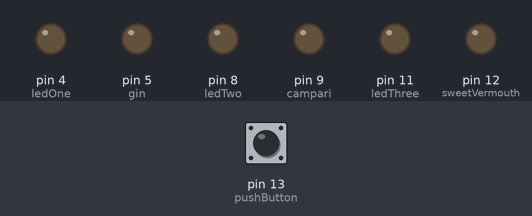
Bench run of a sketch on a simulated Arduino Uno, built with avr-gcc and run on an emulated ATmega328P. Shown: output pins drawn as LEDs (lit = HIGH). Inputs (shaded band) come from the test bench; at power-on: pin 13 (pushButton) LOW.

Above: at 1.2 s.
1.3 s: pin 13 (pushButton) pulled HIGH for 0.15 s
At 1.6 s:
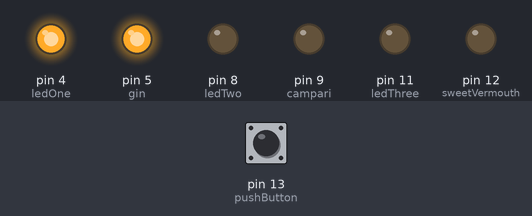
At 6.6 s:
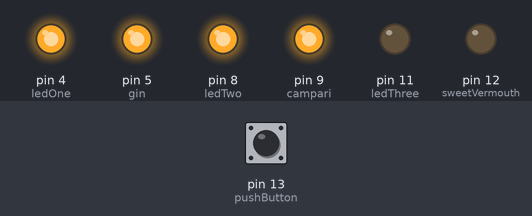
Timing chart, 0 to 17.8 s (numbered marks = the images above; inputs shaded):
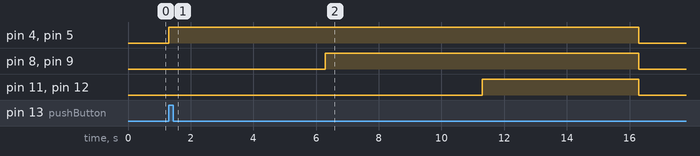

The sketch:

negroni-test-02.ino
```cpp
int gin = 5;            //assign 1st Solenoid to pin 5
int ledOne = 4;         //assign 1st LED to pin 4
int campari = 9;        //assign 2nd Solenoid to pin 9
int ledTwo = 8;         //assign 2nd LED to pin 8
int sweetVermouth = 12; //assign 3rd Solenoid to pin 12
int ledThree = 11;      //assign 3rd LED to pin 11
int pushButton = 13;     //push button to start dispenser
int switchState = 0;


void setup() {
  Serial.begin(9600);
  pinMode(gin, OUTPUT);               //define 1 Solenoid as an output
  pinMode(ledOne, OUTPUT);            //define 1 LED as an ouput
  pinMode(campari, OUTPUT);           //define 2 Solenoid as an output
  pinMode(ledTwo, OUTPUT);            //define 2 LED as an ouput
  pinMode(sweetVermouth, OUTPUT);     //define 3 Solenoid as an output
  pinMode(ledThree, OUTPUT);          //define 3 LED as an ouput
  pinMode(pushButton, INPUT);         //declare pushbutton as an input
}

void loop() {
  switchState = digitalRead(pushButton);
  if (switchState ==  HIGH) {
  //when button is pressed an LED will show which solenoid is running

    //NEGRONI ON
    digitalWrite(gin, HIGH);            //OPENS solenoid 1
    digitalWrite(ledOne, HIGH);         //LED 1 is ON
    delay(5000);                        //5 second delay
    digitalWrite(campari, HIGH);        //OPENS solenoid 2
    digitalWrite(ledTwo, HIGH);         //LED 2 is ON
    delay(5000);                        //5 second delay
    digitalWrite(sweetVermouth, HIGH);  //OPENS solenoid 3
    digitalWrite(ledThree, HIGH);       //LED 3 is ON
    delay(5000);                        //5 second delay

  } else {

    //NEGRONI OFF
    digitalWrite(gin, LOW);           //solenoid 1 is closed
    digitalWrite(ledOne, LOW);        //LED 1 is OFF
    digitalWrite(campari, LOW);       //solenoid 2 is closed
    digitalWrite(ledTwo, LOW);        //LED 2 is OFF
    digitalWrite(sweetVermouth, LOW); //solenoid 3 is closed
    digitalWrite(ledThree, LOW);      //LED 3 is OFF
  }
}
```

Measured:
- after the input at 1.3 s, pin 4 (ledOne), pin 5 (gin): LOW → HIGH at once, → LOW 15.0 s later; pin 8 (ledTwo), pin 9 (campari): LOW → HIGH after 5.0 s, → LOW 10.0 s later; pin 11 (ledThree), pin 12 (sweetVermouth): LOW → HIGH after 10.0 s, → LOW 5.0 s later
